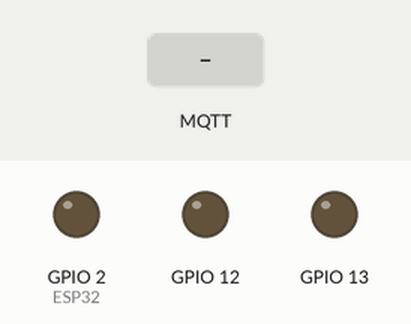
A sketch run on a simulated ESP32. Shown: output pins drawn as LEDs (lit = HIGH). Inputs (shaded band) come from the test bench. WiFi joins after 1.5 s; servers stay silent unless stated; random numbers use the default seed unless the sketch sets one; no MQTT or app messages arrive unless stated; what the sketch prints to the serial monitor is not drawn.

Above: at 0.1 s.
At 2.7 s:
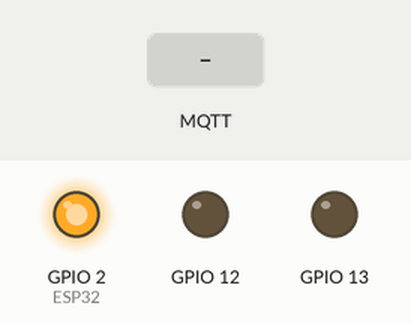
2.8 s: MQTT message "1" arrives on the first subscribed topic
5.0 s: MQTT message "on" arrives on the first subscribed topic
7.0 s: MQTT message "1" arrives on the second subscribed topic
Timing chart, 0 to 10.0 s (numbered marks = the images above; inputs shaded):
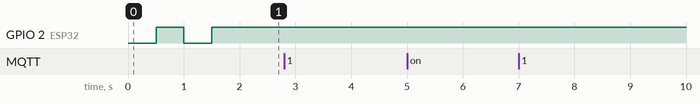

Measured:
- after the input at 2.8 s, every drawn part: stays the same
- after the input at 5.0 s, every drawn part: stays the same
- after the input at 7.0 s, every drawn part: stays the same

The sketch:

proautomation_solar.ino
```cpp
#include <WiFi.h>
#include <PubSubClient.h>
#include <ArduinoJson.h>
WiFiClient client;
PubSubClient mqtt(client);
#define WIFI_STA_NAME "123"
#define WIFI_STA_PASS "1234512345"
#define MQTT_SERVER "34.143.207.104"
#define MQTT_PORT 8883
#define MQTT_USERNAME ""
#define MQTT_PASSWORD ""
#define MQTT_NAME "TeE"


DynamicJsonDocument docd(1024);
DynamicJsonDocument docs(1024);

void callback(char* topic, byte* payload, unsigned int length) {
  Serial.print("Topic =[");
  Serial.print(topic);
  Serial.print("] ");
  deserializeJson(docd, payload, length);
  serializeJson(docd, Serial);
  Serial.println();
  std::string tp = topic;
  if (tp == "inno/ProjectSolar/ganX") {
    int ganX = docd["ganX"];
    // const char* st = docd["ganX"];
    // std::string s = st;
    ledcWrite(1, ganX);
    }
    if (tp == "inno/ProjectSolar/ganY") {
    int ganY = docd["ganY"];
    // const char* st = docd["ganY"];
    // std::string s = st;
      ledcWrite(2, ganY);
    }
}
  void setup() {
    Serial.begin(115200);
    pinMode(LED_BUILTIN, OUTPUT);  //ESP32 = pin D2
    pinMode(12, OUTPUT);
    ledcSetup(1, 5000, 8);
    ledcAttachPin(12, 1);
    pinMode(13, OUTPUT);
    ledcSetup(2, 5000, 8);
    ledcAttachPin(13, 2);
    Serial.println();
    Serial.println();
    Serial.print("Connecting to ");
    Serial.println(WIFI_STA_NAME);
    WiFi.mode(WIFI_STA);
    WiFi.begin(WIFI_STA_NAME, WIFI_STA_PASS);
    while (WiFi.status() != WL_CONNECTED) {
      delay(500);
      Serial.print(".");
      digitalWrite(LED_BUILTIN, !digitalRead(LED_BUILTIN));
    }
    digitalWrite(LED_BUILTIN, HIGH);
    Serial.println("");
    Serial.println("WiFi connected");
    Serial.println("IP address: ");
    Serial.println(WiFi.localIP());
    mqtt.setServer(MQTT_SERVER, MQTT_PORT);
    mqtt.setCallback(callback);
  }
void loop() {
    float temp = 30;
    float shader = 50;
    float humid = 75;
    float randNumber;
    float randNumber2;
    float randNumber3;

    randNumber = random(-100, 101);
    randNumber2 = random(-100, 101);
    randNumber3 = random(-100, 101);
    float ram = randNumber / 100;
    float ram2 = randNumber2 / 100;
    float ram3 = randNumber3 / 500;
    docs["temp"] = temp + ram;
    docs["shader"] = shader + ram2;
    docs["humid"] = humid + ram3;
    char output[128];
    docs.shrinkToFit();
    serializeJson(docs, output);
    if (mqtt.connected() == false) {
      Serial.print("MQTT connecting... ");
      if (mqtt.connect(MQTT_NAME, MQTT_USERNAME, MQTT_PASSWORD)) {
        Serial.println("connected");
        mqtt.subscribe("inno/ProjectSolar/ganX");
        mqtt.subscribe("inno/ProjectSolar/ganY");
        // mqtt.subscribe("inno/b6310578/lab04/pwm");
      } else {
        Serial.println("failed");
        delay(1000);
      }
    } else {
      mqtt.loop();
      delay(10);
      mqtt.publish("inno/ProjectSolar/Sensor", output);

    }
    delay(1000);
  }
```
